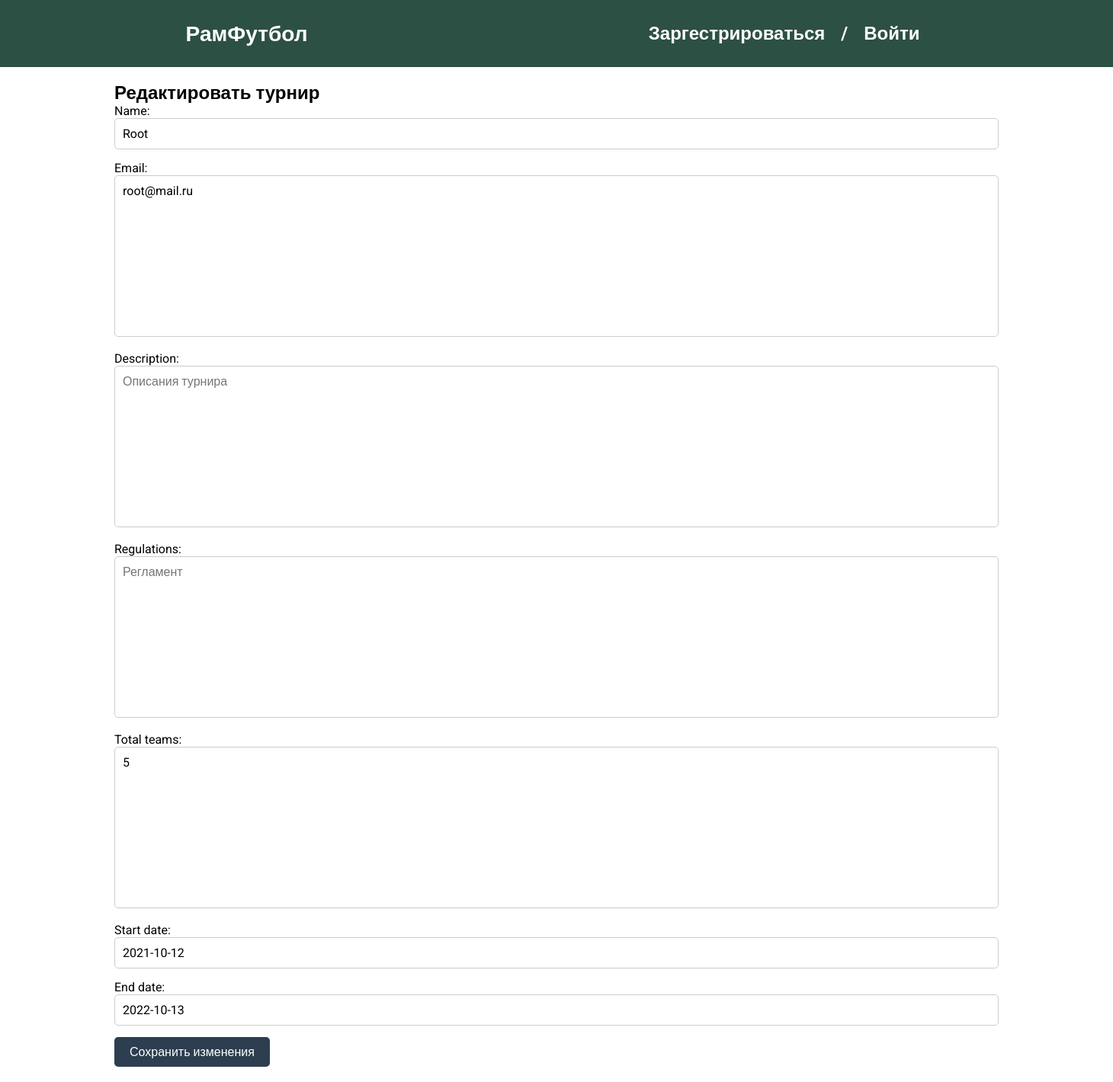
The app's page /edittournaments/9 with its own data.
### tournaments/models.py (models this page shows, shortened)
class Tournament(models.Model):
    user = models.ForeignKey(User, on_delete=models.CASCADE, null=True)
    name = models.CharField(max_length=100)
    description = models.TextField(blank=True)
    regulations = models.TextField(blank=True)
    email = models.EmailField(null=True)
    total_teams = models.IntegerField(null=False)
    start_date = models.DateField()
    end_date = models.DateField()
    blocked_users = models.ManyToManyField('UserProfile', blank=True)

### tournaments/views.py (the view, shortened to what this page needs)
# urls.py: path('edittournaments/<int:tournam_id>', views.editTournam, name='editTournam'),
def editTournam(request, tournam_id):
    tournam = get_object_or_404(Tournament, pk=tournam_id)
    form = TournamentForm(instance=tournam)
    if request.method == 'GET':
        return render(request, 'tournaments/editTournam.html', {'tournam': tournam,
                                                                'form': form})

### tournaments/forms.py
class TournamentForm(ModelForm):
    class Meta:
        model = Tournament
        fields = ["name", "email", "description", "regulations", "total_teams", "start_date", "end_date"]
        widgets = {
            'name': forms.TextInput(attrs={'placeholder': 'Название турнира'}),
            'email': forms.Textarea(attrs={'placeholder': 'Ваш email'}),
            'description': forms.Textarea(attrs={'placeholder': 'Описания турнира'}),
            'regulations': forms.Textarea(attrs={'placeholder': 'Регламент'}),
            'total_teams': forms.Textarea(attrs={'placeholder': 'Количество команд'}),
            'start_date': forms.TextInput(attrs={'placeholder': 'Пример: 23.10.2023'}),
            'end_date': forms.TextInput(attrs={'placeholder': 'Пример: 23.10.2023'}),
        }

### tournaments/templates/tournaments/editTournam.html (shortened to what this page needs)
{%extends 'tournaments/home.html'%}
{% block content %}
<div class="containerTournam">
    <div class="tournamentEdit">
        <h1>Редактировать турнир</h1>
        <form method="post">
            {{ form.as_p }}
            <button>Сохранить изменения</button>
        </form>
    </div>
</div>
{% endblock %}

### tournaments/static/css/home.css (style rules this page uses)
body { color: black; font-family: 'Roboto', sans-serif; }
* { padding: 0px; margin: 0px; border: none; }
*, *::before, *::after { box-sizing: border-box; }
input, textarea, button, select { font-family: inherit; font-size: inherit; color: inherit; background-color: transparent; }
button, input[type="submit"] { display: inline-block; box-shadow: none; background-color: transparent; background: none; cursor: pointer; }
label { cursor: pointer; }

### tournaments/static/css/tournam.css (style rules this page uses)
.containerTournam { max-width: 1200px; margin: 0 auto; padding: 20px; }

### tournaments/static/css/editTournam.css (style rules this page uses)
.tournamentEdit input[type="text"], .tournamentEdit input[type="date"], .tournamentEdit textarea { width: 100%; resize: none; padding: 10px; margin-bottom: 15px; border: 1px solid #ccc; border-radius: 5px; font-size: 16px; }
.tournamentEdit button { background-color: #2c3e50; color: #fff; padding: 10px 20px; border: none; border-radius: 5px; cursor: pointer; font-size: 16px; }

### records on screen
Tournament: name "Root", email "root@mail.ru", total_teams "5", start_date "2021-10-12", end_date "2022-10-13"
